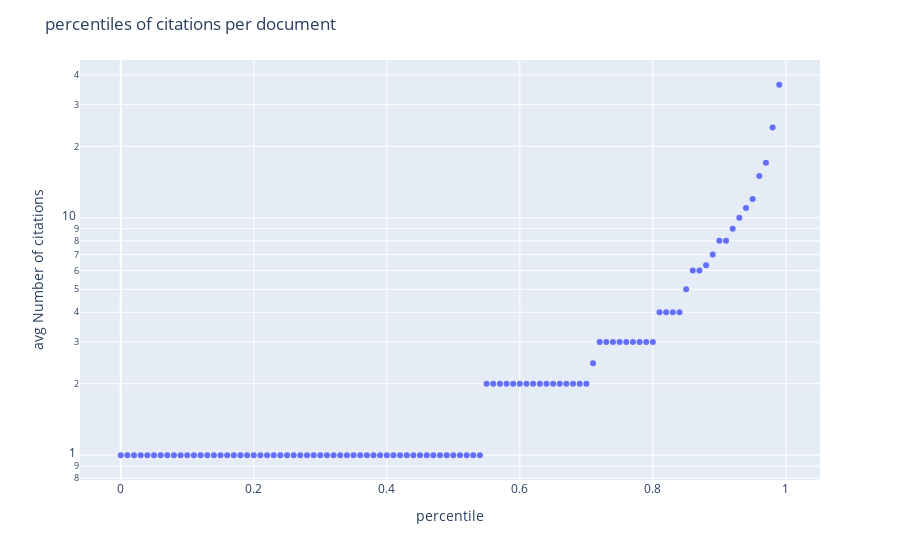
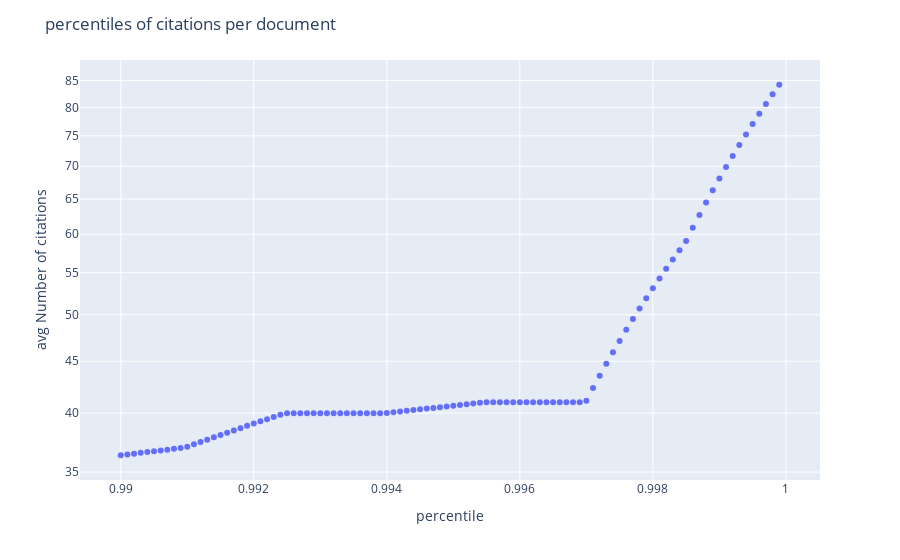

These figures' notebook cell, in order:
### Code cell
percentiles = [(i/100) for i in range(0, 100)]
plot_percentiles(percentiles, counts)
percentiles = [(i/10000 + 0.99) for i in range(0, 100)]
plot_percentiles(percentiles, counts)

### Figure 1 — Plotly figure (JSON) as saved in the notebook; plotly's stock layout.template omitted (floating-point values rounded to 4 significant figures)
{"data": [{"hovertemplate": "percentile=%{x}<br>avg Number of citations=%{y}<extra></extra>", "legendgroup": "", "marker": {"color": "#636efa", "symbol": "circle"}, "mode": "markers", "name": "", "orientation": "v", "showlegend": false, "type": "scatter", "x": [0, 0.01, 0.02, 0.03, 0.04, 0.05, 0.06, 0.07, 0.08, 0.09, 0.1, 0.11, 0.12, 0.13, 0.14, 0.15, 0.16, 0.17, 0.18, 0.19, 0.2, 0.21, 0.22, 0.23, 0.24, 0.25, 0.26, 0.27, 0.28, 0.29, 0.3, 0.31, 0.32, 0.33, 0.34, 0.35, 0.36, 0.37, 0.38, 0.39, 0.4, 0.41, 0.42, 0.43, 0.44, 0.45, 0.46, 0.47, 0.48, 0.49, 0.5, 0.51, 0.52, 0.53, 0.54, 0.55, 0.56, 0.57, 0.58, 0.59, 0.6, 0.61, 0.62, 0.63, 0.64, 0.65, 0.66, 0.67, 0.68, 0.69, 0.7, 0.71, 0.72, 0.73, 0.74, 0.75, 0.76, 0.77, 0.78, 0.79, 0.8, 0.81, 0.82, 0.83, 0.84, 0.85, 0.86, 0.87, 0.88, 0.89, 0.9, 0.91, 0.92, 0.93, 0.94, 0.95, 0.96, 0.97, 0.98, 0.99], "xaxis": "x", "y": [1, 1, 1, 1, 1, 1, 1, 1, 1, 1, 1, 1, 1, 1, 1, 1, 1, 1, 1, 1, 1, 1, 1, 1, 1, 1, 1, 1, 1, 1, 1, 1, 1, 1, 1, 1, 1, 1, 1, 1, 1, 1, 1, 1, 1, 1, 1, 1, 1, 1, 1, 1, 1, 1, 1, 2, 2, 2, 2, 2, 2, 2, 2, 2, 2, 2, 2, 2, 2, 2, 2, 2.44, 3, 3, 3, 3, 3, 3, 3, 3, 3, 4, 4, 4, 4, 5, 6, 6, 6.32, 7, 8, 8, 9, 10, 11, 12, 15, 17.08, 24, 36.36], "yaxis": "y"}], "layout": {"legend": {"tracegroupgap": 0}, "margin": {"t": 60}, "title": {"text": "percentiles of citations per document"}, "xaxis": {"anchor": "y", "domain": [0, 1], "title": {"text": "percentile"}}, "yaxis": {"anchor": "x", "domain": [0, 1], "title": {"text": "avg Number of citations"}, "type": "log"}}}

### Figure 2 — Plotly figure (JSON) as saved in the notebook; plotly's stock layout.template omitted (floating-point values rounded to 4 significant figures)
{"data": [{"hovertemplate": "percentile=%{x}<br>avg Number of citations=%{y}<extra></extra>", "legendgroup": "", "marker": {"color": "#636efa", "symbol": "circle"}, "mode": "markers", "name": "", "orientation": "v", "showlegend": false, "type": "scatter", "x": [0.99, 0.9901, 0.9902, 0.9903, 0.9904, 0.9905, 0.9906, 0.9907, 0.9908, 0.9909, 0.991, 0.9911, 0.9912, 0.9913, 0.9914, 0.9915, 0.9916, 0.9917, 0.9918, 0.9919, 0.992, 0.9921, 0.9922, 0.9923, 0.9924, 0.9925, 0.9926, 0.9927, 0.9928, 0.9929, 0.993, 0.9931, 0.9932, 0.9933, 0.9934, 0.9935, 0.9936, 0.9937, 0.9938, 0.9939, 0.994, 0.9941, 0.9942, 0.9943, 0.9944, 0.9945, 0.9946, 0.9947, 0.9948, 0.9949, 0.995, 0.9951, 0.9952, 0.9953, 0.9954, 0.9955, 0.9956, 0.9957, 0.9958, 0.9959, 0.996, 0.9961, 0.9962, 0.9963, 0.9964, 0.9965, 0.9966, 0.9967, 0.9968, 0.9969, 0.997, 0.9971, 0.9972, 0.9973, 0.9974, 0.9975, 0.9976, 0.9977, 0.9978, 0.9979, 0.998, 0.9981, 0.9982, 0.9983, 0.9984, 0.9985, 0.9986, 0.9987, 0.9988, 0.9989, 0.999, 0.9991, 0.9992, 0.9993, 0.9994, 0.9995, 0.9996, 0.9997, 0.9998, 0.9999], "xaxis": "x", "y": [36.36, 36.43, 36.49, 36.56, 36.63, 36.69, 36.76, 36.82, 36.89, 36.96, 37.07, 37.27, 37.47, 37.67, 37.87, 38.07, 38.27, 38.47, 38.67, 38.86, 39.06, 39.26, 39.46, 39.66, 39.86, 40, 40, 40, 40, 40, 40, 40, 40, 40, 40, 40, 40, 40, 40, 40, 40.02, 40.08, 40.15, 40.22, 40.28, 40.35, 40.41, 40.48, 40.55, 40.61, 40.68, 40.75, 40.81, 40.88, 40.95, 41, 41, 41, 41, 41, 41, 41, 41, 41, 41, 41, 41, 41, 41, 41, 41.14, 42.34, 43.53, 44.73, 45.92, 47.12, 48.32, 49.51, 50.71, 51.9, 53.1, 54.29, 55.49, 56.68, 57.88, 59.11, 60.9, 62.69, 64.49, 66.28, 68.07, 69.86, 71.66, 73.45, 75.24, 77.04, 78.83, 80.62, 82.41, 84.21], "yaxis": "y"}], "layout": {"legend": {"tracegroupgap": 0}, "margin": {"t": 60}, "title": {"text": "percentiles of citations per document"}, "xaxis": {"anchor": "y", "domain": [0, 1], "title": {"text": "percentile"}}, "yaxis": {"anchor": "x", "domain": [0, 1], "title": {"text": "avg Number of citations"}, "type": "log"}}}
